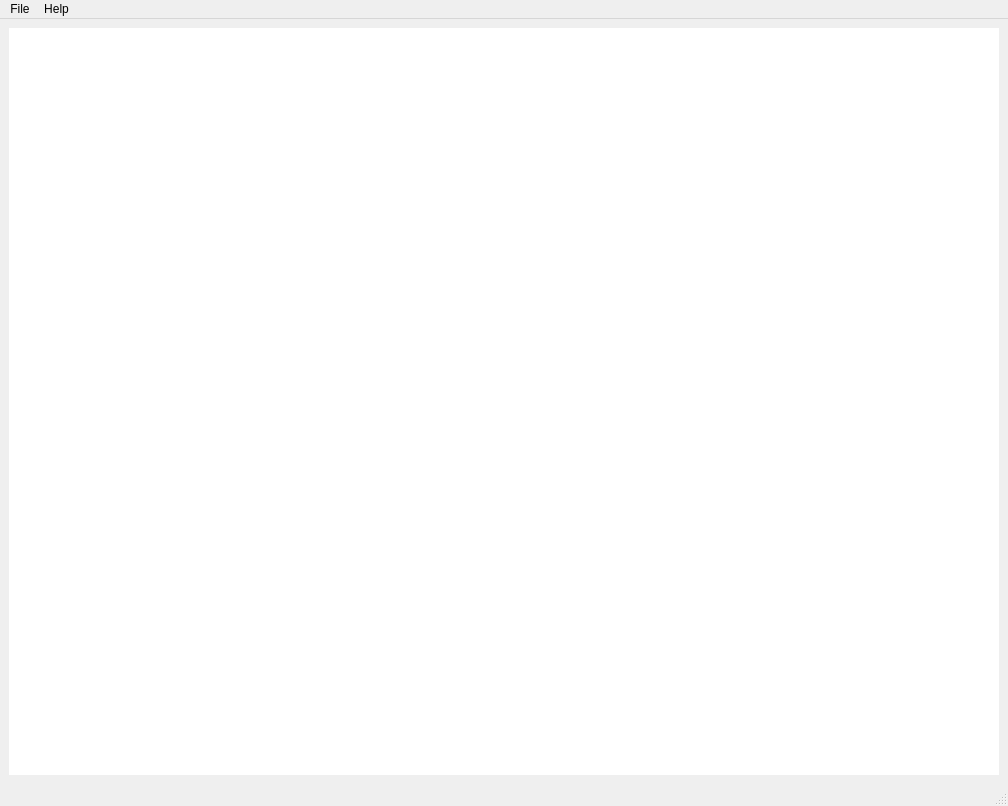
<?xml version="1.0" encoding="UTF-8"?>
<ui version="4.0">
 <class>MainWindow</class>
 <widget class="QMainWindow" name="MainWindow">
  <property name="geometry">
   <rect>
    <x>0</x>
    <y>0</y>
    <width>1008</width>
    <height>806</height>
   </rect>
  </property>
  <property name="sizePolicy">
   <sizepolicy hsizetype="Expanding" vsizetype="Preferred">
    <horstretch>0</horstretch>
    <verstretch>0</verstretch>
   </sizepolicy>
  </property>
  <property name="minimumSize">
   <size>
    <width>0</width>
    <height>0</height>
   </size>
  </property>
  <property name="windowTitle">
   <string>Data Retrieval</string>
  </property>
  <widget class="QWidget" name="centralwidget">
   <property name="sizePolicy">
    <sizepolicy hsizetype="Expanding" vsizetype="Preferred">
     <horstretch>0</horstretch>
     <verstretch>0</verstretch>
    </sizepolicy>
   </property>
   <layout class="QHBoxLayout" name="horizontalLayout">
    <item>
     <layout class="QVBoxLayout" name="verticalLayout" stretch="2">
      <item>
       <widget class="QWidget" name="map" native="true">
        <property name="sizePolicy">
         <sizepolicy hsizetype="Expanding" vsizetype="Preferred">
          <horstretch>0</horstretch>
          <verstretch>0</verstretch>
         </sizepolicy>
        </property>
        <property name="minimumSize">
         <size>
          <width>0</width>
          <height>57</height>
         </size>
        </property>
        <property name="styleSheet">
         <string notr="true">background-color: rgb(255, 255, 255);</string>
        </property>
       </widget>
      </item>
     </layout>
    </item>
   </layout>
  </widget>
  <widget class="QMenuBar" name="menubar">
   <property name="geometry">
    <rect>
     <x>0</x>
     <y>0</y>
     <width>1008</width>
     <height>24</height>
    </rect>
   </property>
   <widget class="QMenu" name="menuFile">
    <property name="title">
     <string>File</string>
    </property>
    <addaction name="actionRead_hyp_folder"/>
    <addaction name="actionRead_last_location"/>
   </widget>
   <widget class="QMenu" name="menuHelp">
    <property name="title">
     <string>Help</string>
    </property>
    <addaction name="actionOpen_Help"/>
   </widget>
   <addaction name="menuFile"/>
   <addaction name="menuHelp"/>
  </widget>
  <widget class="QStatusBar" name="statusbar"/>
  <action name="actionRead_hyp_folder">
   <property name="text">
    <string>Read hyp folder</string>
   </property>
  </action>
  <action name="actionRead_last_location">
   <property name="text">
    <string>Read last location</string>
   </property>
  </action>
  <action name="actionOpen_Help">
   <property name="text">
    <string>Open Help</string>
   </property>
  </action>
 </widget>
 <resources/>
 <connections/>
</ui>
